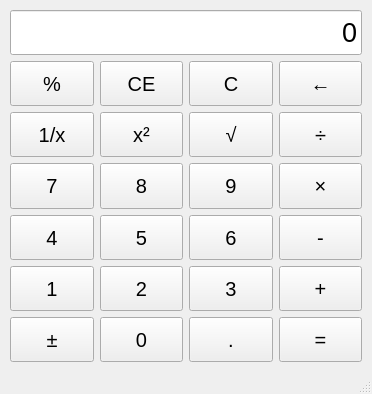
<?xml version="1.0" encoding="UTF-8"?>
<ui version="4.0">
 <class>MainWindow</class>
 <widget class="QMainWindow" name="MainWindow">
  <property name="geometry">
   <rect>
    <x>0</x>
    <y>0</y>
    <width>372</width>
    <height>394</height>
   </rect>
  </property>
  <property name="windowTitle">
   <string>MainWindow</string>
  </property>
  <widget class="QWidget" name="centralwidget">
   <layout class="QHBoxLayout" name="horizontalLayout">
    <item>
     <layout class="QGridLayout" name="gridLayout">
      <property name="sizeConstraint">
       <enum>QLayout::SizeConstraint::SetMaximumSize</enum>
      </property>
      <property name="leftMargin">
       <number>1</number>
      </property>
      <property name="topMargin">
       <number>1</number>
      </property>
      <property name="rightMargin">
       <number>1</number>
      </property>
      <property name="bottomMargin">
       <number>1</number>
      </property>
      <item row="5" column="1">
       <widget class="QPushButton" name="b_2">
        <property name="sizePolicy">
         <sizepolicy hsizetype="Minimum" vsizetype="Preferred">
          <horstretch>0</horstretch>
          <verstretch>0</verstretch>
         </sizepolicy>
        </property>
        <property name="font">
         <font>
          <pointsize>15</pointsize>
          <stylestrategy>PreferAntialias</stylestrategy>
          <kerning>true</kerning>
          <fontweight>Medium</fontweight>
         </font>
        </property>
        <property name="text">
         <string>2</string>
        </property>
        <property name="iconSize">
         <size>
          <width>16</width>
          <height>16</height>
         </size>
        </property>
       </widget>
      </item>
      <item row="3" column="3">
       <widget class="QPushButton" name="b_multi">
        <property name="sizePolicy">
         <sizepolicy hsizetype="Minimum" vsizetype="Preferred">
          <horstretch>0</horstretch>
          <verstretch>0</verstretch>
         </sizepolicy>
        </property>
        <property name="font">
         <font>
          <pointsize>15</pointsize>
          <stylestrategy>PreferAntialias</stylestrategy>
          <kerning>true</kerning>
          <fontweight>Medium</fontweight>
         </font>
        </property>
        <property name="text">
         <string>×</string>
        </property>
        <property name="iconSize">
         <size>
          <width>16</width>
          <height>16</height>
         </size>
        </property>
       </widget>
      </item>
      <item row="1" column="1">
       <widget class="QPushButton" name="b_ce">
        <property name="sizePolicy">
         <sizepolicy hsizetype="Minimum" vsizetype="Preferred">
          <horstretch>0</horstretch>
          <verstretch>0</verstretch>
         </sizepolicy>
        </property>
        <property name="font">
         <font>
          <pointsize>15</pointsize>
          <stylestrategy>PreferAntialias</stylestrategy>
          <kerning>true</kerning>
          <fontweight>Medium</fontweight>
         </font>
        </property>
        <property name="text">
         <string>CE</string>
        </property>
        <property name="iconSize">
         <size>
          <width>16</width>
          <height>16</height>
         </size>
        </property>
       </widget>
      </item>
      <item row="2" column="1">
       <widget class="QPushButton" name="b_square">
        <property name="sizePolicy">
         <sizepolicy hsizetype="Minimum" vsizetype="Preferred">
          <horstretch>0</horstretch>
          <verstretch>0</verstretch>
         </sizepolicy>
        </property>
        <property name="font">
         <font>
          <pointsize>15</pointsize>
          <stylestrategy>PreferAntialias</stylestrategy>
          <kerning>true</kerning>
          <fontweight>Medium</fontweight>
         </font>
        </property>
        <property name="text">
         <string>x²</string>
        </property>
        <property name="iconSize">
         <size>
          <width>16</width>
          <height>16</height>
         </size>
        </property>
       </widget>
      </item>
      <item row="0" column="0" colspan="4">
       <widget class="QLineEdit" name="display">
        <property name="sizePolicy">
         <sizepolicy hsizetype="Expanding" vsizetype="Preferred">
          <horstretch>0</horstretch>
          <verstretch>0</verstretch>
         </sizepolicy>
        </property>
        <property name="font">
         <font>
          <pointsize>20</pointsize>
         </font>
        </property>
        <property name="text">
         <string>0</string>
        </property>
        <property name="alignment">
         <set>Qt::AlignmentFlag::AlignRight|Qt::AlignmentFlag::AlignTrailing|Qt::AlignmentFlag::AlignVCenter</set>
        </property>
        <property name="readOnly">
         <bool>true</bool>
        </property>
       </widget>
      </item>
      <item row="4" column="3">
       <widget class="QPushButton" name="b_sub">
        <property name="sizePolicy">
         <sizepolicy hsizetype="Minimum" vsizetype="Preferred">
          <horstretch>0</horstretch>
          <verstretch>0</verstretch>
         </sizepolicy>
        </property>
        <property name="font">
         <font>
          <pointsize>15</pointsize>
          <stylestrategy>PreferAntialias</stylestrategy>
          <kerning>true</kerning>
          <fontweight>Medium</fontweight>
         </font>
        </property>
        <property name="text">
         <string>-</string>
        </property>
        <property name="iconSize">
         <size>
          <width>16</width>
          <height>16</height>
         </size>
        </property>
       </widget>
      </item>
      <item row="2" column="2">
       <widget class="QPushButton" name="b_sqrt">
        <property name="sizePolicy">
         <sizepolicy hsizetype="Minimum" vsizetype="Preferred">
          <horstretch>0</horstretch>
          <verstretch>0</verstretch>
         </sizepolicy>
        </property>
        <property name="font">
         <font>
          <pointsize>15</pointsize>
          <stylestrategy>PreferAntialias</stylestrategy>
          <kerning>true</kerning>
          <fontweight>Medium</fontweight>
         </font>
        </property>
        <property name="text">
         <string>√</string>
        </property>
        <property name="iconSize">
         <size>
          <width>16</width>
          <height>16</height>
         </size>
        </property>
       </widget>
      </item>
      <item row="1" column="0">
       <widget class="QPushButton" name="b_persent">
        <property name="sizePolicy">
         <sizepolicy hsizetype="Minimum" vsizetype="Preferred">
          <horstretch>0</horstretch>
          <verstretch>0</verstretch>
         </sizepolicy>
        </property>
        <property name="font">
         <font>
          <pointsize>15</pointsize>
          <stylestrategy>PreferAntialias</stylestrategy>
          <kerning>true</kerning>
          <fontweight>Medium</fontweight>
         </font>
        </property>
        <property name="text">
         <string>%</string>
        </property>
        <property name="iconSize">
         <size>
          <width>16</width>
          <height>16</height>
         </size>
        </property>
       </widget>
      </item>
      <item row="1" column="2">
       <widget class="QPushButton" name="b_c">
        <property name="sizePolicy">
         <sizepolicy hsizetype="Minimum" vsizetype="Preferred">
          <horstretch>0</horstretch>
          <verstretch>0</verstretch>
         </sizepolicy>
        </property>
        <property name="font">
         <font>
          <pointsize>15</pointsize>
          <stylestrategy>PreferAntialias</stylestrategy>
          <kerning>true</kerning>
          <fontweight>Medium</fontweight>
         </font>
        </property>
        <property name="text">
         <string>C</string>
        </property>
        <property name="iconSize">
         <size>
          <width>16</width>
          <height>16</height>
         </size>
        </property>
       </widget>
      </item>
      <item row="6" column="2">
       <widget class="QPushButton" name="b_point">
        <property name="sizePolicy">
         <sizepolicy hsizetype="Minimum" vsizetype="Preferred">
          <horstretch>0</horstretch>
          <verstretch>0</verstretch>
         </sizepolicy>
        </property>
        <property name="font">
         <font>
          <pointsize>15</pointsize>
          <stylestrategy>PreferAntialias</stylestrategy>
          <kerning>true</kerning>
          <fontweight>Medium</fontweight>
         </font>
        </property>
        <property name="text">
         <string>.</string>
        </property>
        <property name="iconSize">
         <size>
          <width>16</width>
          <height>16</height>
         </size>
        </property>
       </widget>
      </item>
      <item row="6" column="3">
       <widget class="QPushButton" name="b_equal">
        <property name="sizePolicy">
         <sizepolicy hsizetype="Minimum" vsizetype="Preferred">
          <horstretch>0</horstretch>
          <verstretch>0</verstretch>
         </sizepolicy>
        </property>
        <property name="font">
         <font>
          <pointsize>15</pointsize>
          <stylestrategy>PreferAntialias</stylestrategy>
          <kerning>true</kerning>
          <fontweight>Medium</fontweight>
         </font>
        </property>
        <property name="text">
         <string>=</string>
        </property>
        <property name="iconSize">
         <size>
          <width>16</width>
          <height>16</height>
         </size>
        </property>
       </widget>
      </item>
      <item row="4" column="2">
       <widget class="QPushButton" name="b_6">
        <property name="sizePolicy">
         <sizepolicy hsizetype="Minimum" vsizetype="Preferred">
          <horstretch>0</horstretch>
          <verstretch>0</verstretch>
         </sizepolicy>
        </property>
        <property name="font">
         <font>
          <pointsize>15</pointsize>
          <stylestrategy>PreferAntialias</stylestrategy>
          <kerning>true</kerning>
          <fontweight>Medium</fontweight>
         </font>
        </property>
        <property name="text">
         <string>6</string>
        </property>
        <property name="iconSize">
         <size>
          <width>16</width>
          <height>16</height>
         </size>
        </property>
       </widget>
      </item>
      <item row="6" column="0">
       <widget class="QPushButton" name="b_p_or_n">
        <property name="sizePolicy">
         <sizepolicy hsizetype="Minimum" vsizetype="Preferred">
          <horstretch>0</horstretch>
          <verstretch>0</verstretch>
         </sizepolicy>
        </property>
        <property name="font">
         <font>
          <pointsize>15</pointsize>
          <stylestrategy>PreferAntialias</stylestrategy>
          <kerning>true</kerning>
          <fontweight>Medium</fontweight>
         </font>
        </property>
        <property name="text">
         <string>±</string>
        </property>
        <property name="iconSize">
         <size>
          <width>16</width>
          <height>16</height>
         </size>
        </property>
       </widget>
      </item>
      <item row="2" column="0">
       <widget class="QPushButton" name="b_fraction">
        <property name="sizePolicy">
         <sizepolicy hsizetype="Minimum" vsizetype="Preferred">
          <horstretch>0</horstretch>
          <verstretch>0</verstretch>
         </sizepolicy>
        </property>
        <property name="font">
         <font>
          <pointsize>15</pointsize>
          <stylestrategy>PreferAntialias</stylestrategy>
          <kerning>true</kerning>
          <fontweight>Medium</fontweight>
         </font>
        </property>
        <property name="text">
         <string>1/x</string>
        </property>
        <property name="iconSize">
         <size>
          <width>16</width>
          <height>16</height>
         </size>
        </property>
       </widget>
      </item>
      <item row="5" column="3">
       <widget class="QPushButton" name="b_add">
        <property name="sizePolicy">
         <sizepolicy hsizetype="Minimum" vsizetype="Preferred">
          <horstretch>0</horstretch>
          <verstretch>0</verstretch>
         </sizepolicy>
        </property>
        <property name="font">
         <font>
          <pointsize>15</pointsize>
          <stylestrategy>PreferAntialias</stylestrategy>
          <kerning>true</kerning>
          <fontweight>Medium</fontweight>
         </font>
        </property>
        <property name="text">
         <string>+</string>
        </property>
        <property name="iconSize">
         <size>
          <width>16</width>
          <height>16</height>
         </size>
        </property>
       </widget>
      </item>
      <item row="4" column="1">
       <widget class="QPushButton" name="b_5">
        <property name="sizePolicy">
         <sizepolicy hsizetype="Minimum" vsizetype="Preferred">
          <horstretch>0</horstretch>
          <verstretch>0</verstretch>
         </sizepolicy>
        </property>
        <property name="font">
         <font>
          <pointsize>15</pointsize>
          <stylestrategy>PreferAntialias</stylestrategy>
          <kerning>true</kerning>
          <fontweight>Medium</fontweight>
         </font>
        </property>
        <property name="text">
         <string>5</string>
        </property>
        <property name="iconSize">
         <size>
          <width>16</width>
          <height>16</height>
         </size>
        </property>
       </widget>
      </item>
      <item row="5" column="0">
       <widget class="QPushButton" name="b_1">
        <property name="sizePolicy">
         <sizepolicy hsizetype="Minimum" vsizetype="Preferred">
          <horstretch>0</horstretch>
          <verstretch>0</verstretch>
         </sizepolicy>
        </property>
        <property name="font">
         <font>
          <pointsize>15</pointsize>
          <stylestrategy>PreferAntialias</stylestrategy>
          <kerning>true</kerning>
          <fontweight>Medium</fontweight>
         </font>
        </property>
        <property name="text">
         <string>1</string>
        </property>
        <property name="iconSize">
         <size>
          <width>16</width>
          <height>16</height>
         </size>
        </property>
       </widget>
      </item>
      <item row="3" column="0">
       <widget class="QPushButton" name="b_7">
        <property name="sizePolicy">
         <sizepolicy hsizetype="Minimum" vsizetype="Preferred">
          <horstretch>0</horstretch>
          <verstretch>0</verstretch>
         </sizepolicy>
        </property>
        <property name="font">
         <font>
          <pointsize>15</pointsize>
          <stylestrategy>PreferAntialias</stylestrategy>
          <kerning>true</kerning>
          <fontweight>Medium</fontweight>
         </font>
        </property>
        <property name="text">
         <string>7</string>
        </property>
        <property name="iconSize">
         <size>
          <width>16</width>
          <height>16</height>
         </size>
        </property>
       </widget>
      </item>
      <item row="5" column="2">
       <widget class="QPushButton" name="b_3">
        <property name="sizePolicy">
         <sizepolicy hsizetype="Minimum" vsizetype="Preferred">
          <horstretch>0</horstretch>
          <verstretch>0</verstretch>
         </sizepolicy>
        </property>
        <property name="font">
         <font>
          <pointsize>15</pointsize>
          <stylestrategy>PreferAntialias</stylestrategy>
          <kerning>true</kerning>
          <fontweight>Medium</fontweight>
         </font>
        </property>
        <property name="text">
         <string>3</string>
        </property>
        <property name="iconSize">
         <size>
          <width>16</width>
          <height>16</height>
         </size>
        </property>
       </widget>
      </item>
      <item row="3" column="2">
       <widget class="QPushButton" name="b_9">
        <property name="sizePolicy">
         <sizepolicy hsizetype="Minimum" vsizetype="Preferred">
          <horstretch>0</horstretch>
          <verstretch>0</verstretch>
         </sizepolicy>
        </property>
        <property name="font">
         <font>
          <pointsize>15</pointsize>
          <stylestrategy>PreferAntialias</stylestrategy>
          <kerning>true</kerning>
          <fontweight>Medium</fontweight>
         </font>
        </property>
        <property name="text">
         <string>9</string>
        </property>
        <property name="iconSize">
         <size>
          <width>16</width>
          <height>16</height>
         </size>
        </property>
       </widget>
      </item>
      <item row="2" column="3">
       <widget class="QPushButton" name="b_devide">
        <property name="sizePolicy">
         <sizepolicy hsizetype="Minimum" vsizetype="Preferred">
          <horstretch>0</horstretch>
          <verstretch>0</verstretch>
         </sizepolicy>
        </property>
        <property name="font">
         <font>
          <pointsize>15</pointsize>
          <stylestrategy>PreferAntialias</stylestrategy>
          <kerning>true</kerning>
          <fontweight>Medium</fontweight>
         </font>
        </property>
        <property name="text">
         <string>÷</string>
        </property>
        <property name="iconSize">
         <size>
          <width>16</width>
          <height>16</height>
         </size>
        </property>
       </widget>
      </item>
      <item row="4" column="0">
       <widget class="QPushButton" name="b_4">
        <property name="sizePolicy">
         <sizepolicy hsizetype="Minimum" vsizetype="Preferred">
          <horstretch>0</horstretch>
          <verstretch>0</verstretch>
         </sizepolicy>
        </property>
        <property name="font">
         <font>
          <pointsize>15</pointsize>
          <stylestrategy>PreferAntialias</stylestrategy>
          <kerning>true</kerning>
          <fontweight>Medium</fontweight>
         </font>
        </property>
        <property name="text">
         <string>4</string>
        </property>
        <property name="iconSize">
         <size>
          <width>16</width>
          <height>16</height>
         </size>
        </property>
       </widget>
      </item>
      <item row="6" column="1">
       <widget class="QPushButton" name="b_0">
        <property name="sizePolicy">
         <sizepolicy hsizetype="Minimum" vsizetype="Preferred">
          <horstretch>0</horstretch>
          <verstretch>0</verstretch>
         </sizepolicy>
        </property>
        <property name="font">
         <font>
          <pointsize>15</pointsize>
          <stylestrategy>PreferAntialias</stylestrategy>
          <kerning>true</kerning>
          <fontweight>Medium</fontweight>
         </font>
        </property>
        <property name="text">
         <string>0</string>
        </property>
        <property name="iconSize">
         <size>
          <width>16</width>
          <height>16</height>
         </size>
        </property>
       </widget>
      </item>
      <item row="3" column="1">
       <widget class="QPushButton" name="b_8">
        <property name="sizePolicy">
         <sizepolicy hsizetype="Minimum" vsizetype="Preferred">
          <horstretch>0</horstretch>
          <verstretch>0</verstretch>
         </sizepolicy>
        </property>
        <property name="font">
         <font>
          <pointsize>15</pointsize>
          <stylestrategy>PreferAntialias</stylestrategy>
          <kerning>true</kerning>
          <fontweight>Medium</fontweight>
         </font>
        </property>
        <property name="text">
         <string>8</string>
        </property>
        <property name="iconSize">
         <size>
          <width>16</width>
          <height>16</height>
         </size>
        </property>
       </widget>
      </item>
      <item row="1" column="3">
       <widget class="QPushButton" name="b_backspace">
        <property name="sizePolicy">
         <sizepolicy hsizetype="Minimum" vsizetype="Preferred">
          <horstretch>0</horstretch>
          <verstretch>0</verstretch>
         </sizepolicy>
        </property>
        <property name="font">
         <font>
          <pointsize>15</pointsize>
          <stylestrategy>PreferAntialias</stylestrategy>
          <kerning>true</kerning>
          <fontweight>Medium</fontweight>
         </font>
        </property>
        <property name="text">
         <string>←</string>
        </property>
        <property name="iconSize">
         <size>
          <width>16</width>
          <height>16</height>
         </size>
        </property>
       </widget>
      </item>
     </layout>
    </item>
   </layout>
  </widget>
  <widget class="QMenuBar" name="menubar">
   <property name="geometry">
    <rect>
     <x>0</x>
     <y>0</y>
     <width>372</width>
     <height>20</height>
    </rect>
   </property>
  </widget>
  <widget class="QStatusBar" name="statusbar"/>
 </widget>
 <resources/>
 <connections/>
</ui>
